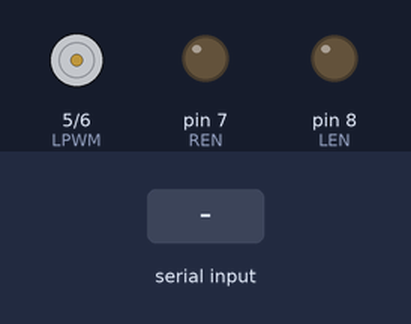
Bench run of a sketch on a simulated Arduino Uno, built with avr-gcc and run on an emulated ATmega328P. Shown: motor-driver pin pairs drawn as motors (green arrow = first pin HIGH = forward, orange = second pin HIGH = backward, longer = more drive), output pins drawn as LEDs (lit = HIGH). The inputs (shaded band) are chosen by the test bench. What the sketch prints to the serial monitor is not drawn.

Above: at 1.2 s.
1.3 s: "90,45\n" received over Serial
At 2.7 s:
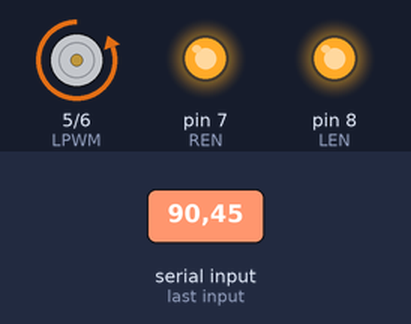
3.8 s: "30,150\n" received over Serial
At 4.6 s:
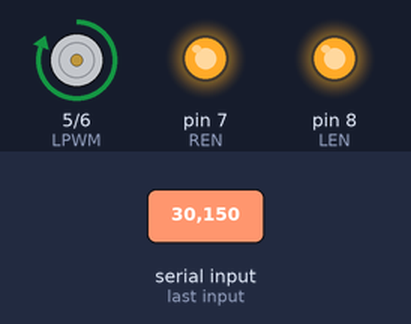
Timing chart, 0 to 6.8 s (numbered marks = the images above; inputs shaded):
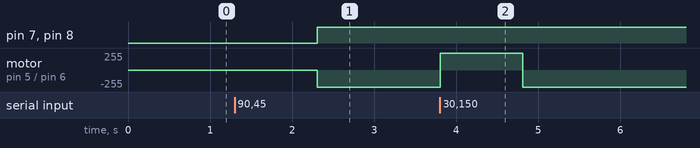

The sketch:

Rasp_pi_to_Arduino_Motor.ino
```cpp
// This code was for our janky RC transmitter speed contol

const int pwmPin = 2;  // RC signal pin
const int RPWM = 6;   // PWM pin for forward
const int LPWM = 5;   // PWM pin for reverse
const int REN  = 7;   // Enable forward
const int LEN  = 8;   // Enable reverse
unsigned long pwmValue = 0;
int mappedValue = 0;

void setup() {
  Serial.begin(9600);
  pinMode(pwmPin, INPUT);
  pinMode(RPWM, OUTPUT);
  pinMode(LPWM, OUTPUT);
  pinMode(REN, OUTPUT);
  pinMode(LEN, OUTPUT);

    stop_motor();
}

// // Converts 0-100% to 0-255 PWM
int percentToPWM(int percent) {
  percent = constrain(percent, 0, 100);
  return map(percent, 0, 100, 0, 255);
}

void stop_motor() {
  digitalWrite(REN, LOW);
  digitalWrite(LEN, LOW);
  analogWrite(RPWM, 0);
  analogWrite(LPWM, 0);
}

void move_forward(int speed_percent = 100) {
  stop_motor();
  digitalWrite(REN, HIGH);
  digitalWrite(LEN, HIGH);
  analogWrite(RPWM, percentToPWM(speed_percent));
  analogWrite(LPWM, 0);
}

int mapForward(int input) {
  input = constrain(input, 0, 50); // Clamp input to valid range
  return map(input, 50, 0, 0, 100); // Reverse map: 50->0, 0->100
}

void move_reverse(int speed_percent = 100) {
  stop_motor();
  digitalWrite(REN, HIGH);
  digitalWrite(LEN, HIGH);
  analogWrite(LPWM, percentToPWM(speed_percent));
  analogWrite(RPWM, 0);
}

int mapReverse(int input) {
  input = constrain(input, 50, 100);
  return map(input, 50, 100, 0, 100);
}

void loop() {
  if (Serial.available()) {
    int input = Serial.parseInt(); // Expecting an int 0–100
    input = constrain(input, 0, 100);
    mappedValue = input;
    Serial.print(mappedValue);

    if (mappedValue < 45) {
      move_forward(mapForward(mappedValue));
    } else if (mappedValue > 55) {
      move_reverse(mapReverse(mappedValue));
    } else {
      stop_motor();
    }
  }
  // delay(100); // Delay between readings
}
```

Measured:
- after the input at 1.3 s, pin 7 (REN), pin 8 (LEN): LOW → HIGH after 1.0 s; motor on pin 5 (LPWM) / pin 6 (RPWM): stopped → backward 255/255 after 1.0 s
- after the input at 3.8 s, motor on pin 5 (LPWM) / pin 6 (RPWM): backward 255/255 → forward 255/255 at once, → backward 255/255 1.0 s later
